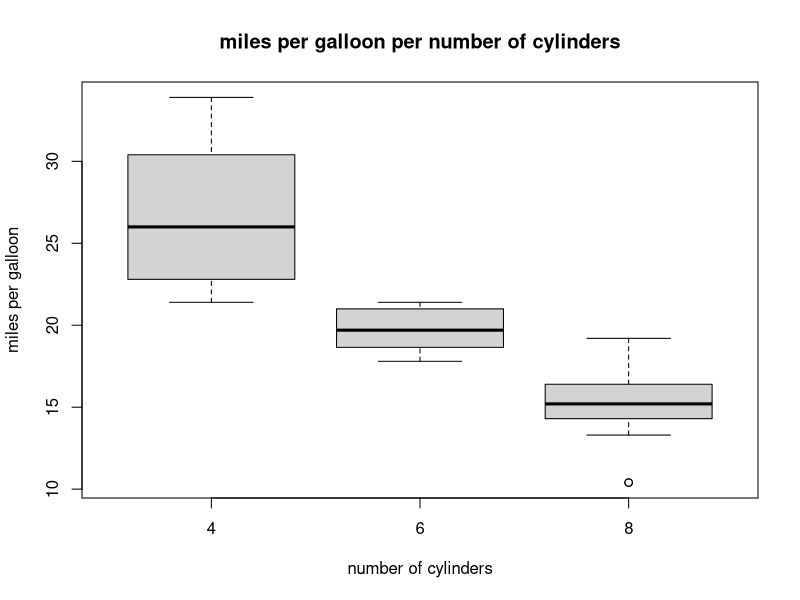

Write R code to recreate this figure.
data(mtcars)
boxplot(mpg~cyl,data=mtcars,xlab="number of cylinders",ylab="miles per galloon",main="miles per galloon per number of cylinders")


a <- function(n)
{
 if(n==1)
 {
    return(1)
 }
 else
 {
    return(n + a(n-1))
 }
}
a(5)


